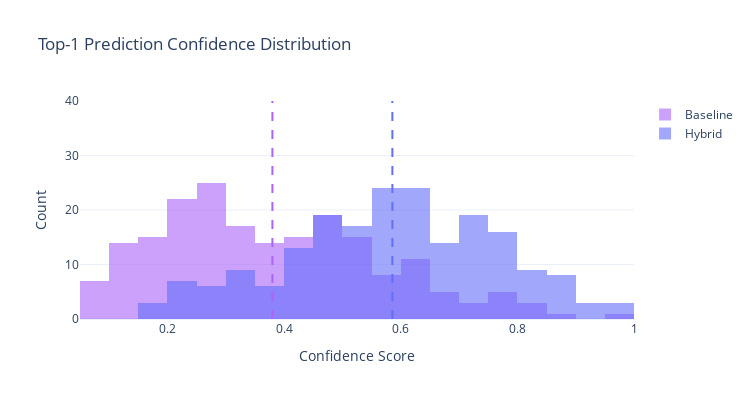

Here is the notebook cell this chart was saved with:
### Markdown cell above
## Prediction Confidence Distribution

### Code cell
# Simulate confidence spreads for baseline vs hybrid
np.random.seed(42)

# Baseline: lower confidence, wider spread
baseline_top1 = np.random.beta(2, 3, 200)
# Hybrid: higher confidence, tighter spread
hybrid_top1   = np.random.beta(3, 2, 200)

fig = go.Figure()

fig.add_trace(go.Histogram(
    x=baseline_top1, name='Baseline',
    marker_color='#AB63FA', opacity=0.6,
    nbinsx=30
))

fig.add_trace(go.Histogram(
    x=hybrid_top1, name='Hybrid',
    marker_color='#636EFA', opacity=0.6,
    nbinsx=30
))

# Add mean lines
fig.add_shape(type="line", x0=baseline_top1.mean(), x1=baseline_top1.mean(),
              y0=0, y1=40, line=dict(color="#AB63FA", width=2, dash="dash"))
fig.add_shape(type="line", x0=hybrid_top1.mean(), x1=hybrid_top1.mean(),
              y0=0, y1=40, line=dict(color="#636EFA", width=2, dash="dash"))

fig.update_layout(
    title="Top-1 Prediction Confidence Distribution",
    xaxis_title="Confidence Score",
    yaxis_title="Count",
    barmode='overlay',
    template='plotly_white',
    height=400, width=750
)
fig.show()

### Figure 1 — Plotly figure (JSON) as saved in the notebook; plotly's stock layout.template omitted (floating-point values rounded to 4 significant figures; data arrays with more than 128 entries replaced by an {"elided": "..."} marker saying what was removed)
{"data": [{"marker": {"color": "#AB63FA"}, "name": "Baseline", "nbinsx": 30, "opacity": 0.6, "type": "histogram", "x": {"elided": "200 float values"}}, {"marker": {"color": "#636EFA"}, "name": "Hybrid", "nbinsx": 30, "opacity": 0.6, "type": "histogram", "x": {"elided": "200 float values"}}], "layout": {"barmode": "overlay", "height": 400, "shapes": [{"line": {"color": "#AB63FA", "dash": "dash", "width": 2}, "type": "line", "x0": 0.3799, "x1": 0.3799, "y0": 0, "y1": 40}, {"line": {"color": "#636EFA", "dash": "dash", "width": 2}, "type": "line", "x0": 0.5857, "x1": 0.5857, "y0": 0, "y1": 40}], "title": {"text": "Top-1 Prediction Confidence Distribution"}, "width": 750, "xaxis": {"title": {"text": "Confidence Score"}}, "yaxis": {"title": {"text": "Count"}}}}
